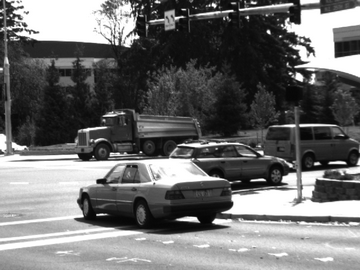
#> input picture dumptruck1_360x270.bmp, 360 x 270 px
$ python refine.py   (older library calls are emulated)
#> lines starting #> are read from the running program, lines starting #| are printed output that depends on the picture; after the words box and inside, x2 and y2 are one past the last pixel; in counts of white or black regions, pixels touching at a corner belong together; long printed decimals are rounded
import cv2
import matplotlib.pyplot as plt
import numpy as np
import math
from scipy.stats import ttest_ind
import csv

img1 = cv2.imread('dumptruck1_360x270.bmp')
#> img1 is the input picture: shape (270, 360, 3); min 2, max 255, mean 110.4
img2 = cv2.imread('dumptruck2_360x270.bmp')
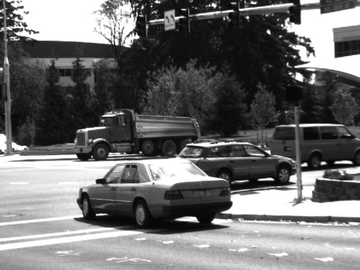
#> input picture dumptruck2_360x270.bmp, 360 x 270 px
#> img2 is the input picture: shape (270, 360, 3); min 1, max 255, mean 110.1
# img1 = cv2.imread('basketball1_360x270.bmp')
# img2 = cv2.imread('basketball2_360x270.bmp')
gray1 = cv2.cvtColor(img1, cv2.COLOR_BGR2GRAY)
gray2 = cv2.cvtColor(img2, cv2.COLOR_BGR2GRAY)

#################################################################
#                                                               #
#                      histogram specification                  #
#                                                               #
#################################################################


hist,bins = np.histogram(img1.flatten(),256,[0,256])
#> hist = 256 values, max 24426 at index 255, min 0 at index 0, mean 1139.1; bins = 257 values from 0 to 256
# plt.hist(img1.flatten(),256,[0,256], color = 'r', label = 'ori')


equ1 = cv2.equalizeHist(gray1)
equ2 = cv2.equalizeHist(gray2)

res1 = np.hstack((gray1,equ1))
res2 = np.hstack((gray2,equ2))
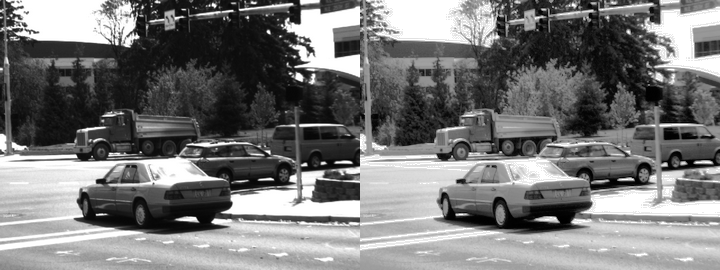
#> res2: shape (270, 720); min 0, max 255, mean 119.6
# [32 lines of commented-out code are left out]
lst=[]
for i in range(equ2.shape[0]):
    for j in range(equ2.shape[1]):
         lst.append(np.binary_repr(equ2[i][j] ,width=8)) # width = no. of bits
#> after the loop, lst = 97200 items

eight_bit_img2 = (np.array([int(i[0]) for i in lst],dtype = np.uint8) * 128).reshape(gray1.shape[0],gray1.shape[1])
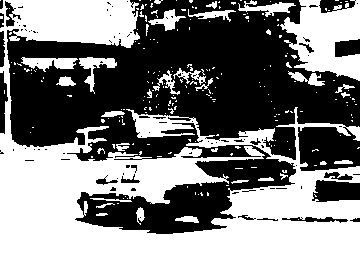
#> eight_bit_img2: shape (270, 360); values 0 (black) and 128 (white), 50.3% white; 95 black regions (75 under 20 px), largest, box (x1, y1, x2, y2) and area: (7, 0, 360, 234) 45108, (312, 180, 360, 202) 855, (335, 39, 360, 57) 373
seven_bit_img2 = (np.array([int(i[1])+255 for i in lst],dtype = np.uint8) * 64).reshape(gray1.shape[0],gray1.shape[1])
#> seven_bit_img2: shape (270, 360); values 0 (black) and 192 (white), 50% white; 339 black regions (287 under 20 px), largest, box (x1, y1, x2, y2) and area: (0, 0, 360, 270) 24732, (268, 0, 360, 167) 7143, (142, 170, 360, 239) 6647
six_bit_img = (np.array([int(i[2])+255 for i in lst],dtype = np.uint8) * 32).reshape(gray1.shape[0],gray1.shape[1])
#> six_bit_img: shape (270, 360); values 0 (black) and 224 (white), 48.4% white; 524 white regions (488 under 20 px), largest, box (x1, y1, x2, y2) and area: (0, 0, 360, 270) 42987, (332, 24, 360, 59) 569, (0, 261, 31, 270) 152
five_bit_img = (np.array([int(i[3])+255 for i in lst],dtype = np.uint8) * 16).reshape(gray1.shape[0],gray1.shape[1])
#> five_bit_img: shape (270, 360); values 0 (black) and 240 (white), 48.5% white in thin lines or dots
four_bit_img = (np.array([int(i[4])+255 for i in lst],dtype = np.uint8) * 8).reshape(gray1.shape[0],gray1.shape[1])
#> four_bit_img: shape (270, 360); values 0 (black) and 248 (white), 47.2% white in thin lines or dots
three_bit_img = (np.array([int(i[5])+255 for i in lst],dtype = np.uint8) * 4).reshape(gray1.shape[0],gray1.shape[1])
#> three_bit_img: shape (270, 360); values 0 (black) and 252 (white), 45.1% white in thin lines or dots
two_bit_img = (np.array([int(i[6])+255 for i in lst],dtype = np.uint8) * 2).reshape(gray1.shape[0],gray1.shape[1])
#> two_bit_img: shape (270, 360); values 0 (black) and 254 (white), 44.1% white in thin lines or dots
one_bit_img = (np.array([int(i[7])+255 for i in lst],dtype = np.uint8) * 1).reshape(gray1.shape[0],gray1.shape[1])
#> one_bit_img: shape (270, 360); 41.5% white in thin lines or dots

finalr = cv2.hconcat([eight_bit_img2,seven_bit_img2,six_bit_img,five_bit_img])
finalv =cv2.hconcat([four_bit_img,three_bit_img,two_bit_img,one_bit_img])

# Vertically concatenate
final = cv2.vconcat([finalr,finalv])
# cv2.imshow('o',final)
cv2.imwrite('kernal_8_slice.bmp',final)

lst=[]
for i in range(equ1.shape[0]):
    for j in range(equ1.shape[1]):
         lst.append(np.binary_repr(equ1[i][j] ,width=8)) # width = no. of bits

eight_bit_img1 = (np.array([int(i[0]) for i in lst],dtype = np.uint8) * 128).reshape(equ1.shape[0],equ1.shape[1])
#> eight_bit_img1: shape (270, 360); values 0 (black) and 128 (white), 50.1% white; 99 black regions (77 under 20 px), largest, box (x1, y1, x2, y2) and area: (7, 0, 360, 234) 42935, (298, 127, 360, 172) 2133, (312, 180, 360, 202) 859
seven_bit_img1 = (np.array([int(i[1])+255 for i in lst],dtype = np.uint8) * 64).reshape(equ1.shape[0],equ1.shape[1])
#> seven_bit_img1: shape (270, 360); values 0 (black) and 192 (white), 49.7% white; 359 white regions (318 under 20 px), largest, box (x1, y1, x2, y2) and area: (0, 0, 360, 247) 35267, (0, 242, 243, 270) 3732, (83, 234, 360, 270) 3377
six_bit_img = (np.array([int(i[2])+128 for i in lst],dtype = np.uint8) * 32).reshape(equ1.shape[0],equ1.shape[1])
#> six_bit_img: shape (270, 360); values 0 (black) and 32 (white), 51.8% white; 563 black regions (526 under 20 px), largest, box (x1, y1, x2, y2) and area: (0, 0, 360, 270) 42349, (332, 24, 360, 59) 587, (313, 215, 360, 228) 236
five_bit_img = (np.array([int(i[3])+128 for i in lst],dtype = np.uint8) * 16).reshape(equ1.shape[0],equ1.shape[1])
#> five_bit_img: shape (270, 360); values 0 (black) and 16 (white), 51.6% white; black in thin lines or dots
four_bit_img = (np.array([int(i[4])+128 for i in lst],dtype = np.uint8) * 8).reshape(equ1.shape[0],equ1.shape[1])
#> four_bit_img: shape (270, 360); values 0 (black) and 8 (white), 52.6% white; black in thin lines or dots
three_bit_img = (np.array([int(i[5])+128 for i in lst],dtype = np.uint8) * 4).reshape(equ1.shape[0],equ1.shape[1])
#> three_bit_img: shape (270, 360); values 0 (black) and 4 (white), 53.2% white; black in thin lines or dots
two_bit_img = (np.array([int(i[6])+128 for i in lst],dtype = np.uint8) * 2).reshape(equ1.shape[0],equ1.shape[1])
#> two_bit_img: shape (270, 360); values 0 (black) and 2 (white), 55.9% white; black in thin lines or dots
one_bit_img = (np.array([int(i[7])+128 for i in lst],dtype = np.uint8) * 1).reshape(equ1.shape[0],equ1.shape[1])
#> one_bit_img: shape (270, 360); values 128 (black) and 129 (white), 56.3% white; black in thin lines or dots

finalr = cv2.hconcat([eight_bit_img1,seven_bit_img1,six_bit_img,five_bit_img])
finalv =cv2.hconcat([four_bit_img,three_bit_img,two_bit_img,one_bit_img])
bruh = cv2.hconcat([seven_bit_img1,seven_bit_img2])
#> bruh: shape (270, 720); values 0 (black) and 192 (white), 49.9% white; 693 white regions (629 under 20 px), largest, box (x1, y1, x2, y2) and area: (0, 0, 720, 247) 72723, (83, 234, 720, 270) 10464, (0, 242, 243, 270) 3732
bruh_8 = cv2.hconcat([eight_bit_img1,eight_bit_img2])
#> bruh_8: shape (270, 720); values 0 (black) and 128 (white), 50.2% white; 191 black regions (151 under 20 px), largest, box (x1, y1, x2, y2) and area: (367, 0, 720, 234) 45108, (7, 0, 368, 234) 43263, (298, 127, 364, 172) 2141
# cv2.imshow('7_slicing.bmp',bruh)
# cv2.imshow('8_slicing.bmp',bruh_8)
# Vertically concatenate
final = cv2.vconcat([finalr,finalv])
# cv2.imshow('oo',final)
# cv2.imwrite('equ.bmp',final)
# cv2.waitKey(0)


#################################################################
#                                                               #
#                       Optical Flow                            #
#                                                               #
#################################################################

flow2 = cv2.calcOpticalFlowFarneback(gray1, gray2, None, 0.5, 3, 15, 3, 5, 1.2, 0)
flow = cv2.calcOpticalFlowFarneback(seven_bit_img1, seven_bit_img2, None, 0.5, 3, 15, 3, 5, 1.2, 0)

mag2, ang2 = cv2.cartToPolar(flow2[..., 0], flow2[..., 1])
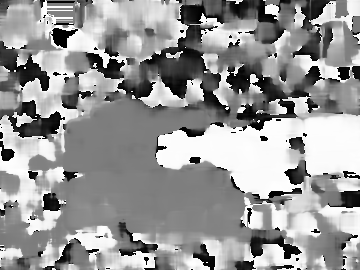
#> ang2: shape (270, 360) float32; min 4.7e-14, max 6.28, mean 3.74; drawn with min black and max white
mag, ang = cv2.cartToPolar(flow[..., 0], flow[..., 1])
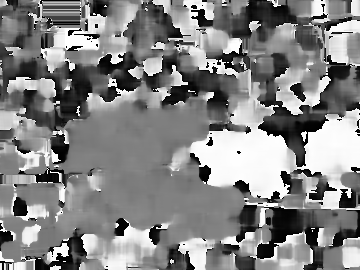
#> ang: shape (270, 360) float32; min 6.5e-18, max 6.28, mean 3.26; drawn with min black and max white


hsv = np.zeros_like(img1)
#> hsv: shape (270, 360, 3); every value is 0
hsv[..., 1] = 255
hsv[..., 0] = ang*180/np.pi/2
hsv[..., 2] = cv2.normalize(mag, None, 0, 255, cv2.NORM_MINMAX)
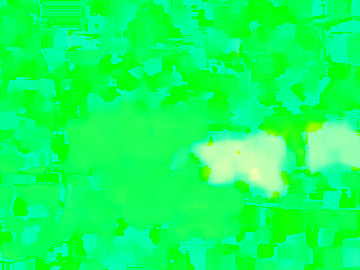
#> hsv: shape (270, 360, 3); mean B, G, R 92.9, 255, 16.1
bgr = cv2.cvtColor(hsv, cv2.COLOR_HSV2BGR)
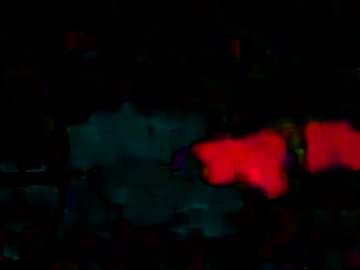
#> bgr: shape (270, 360, 3); mean B, G, R 4.9, 3.9, 11.9

# step = 9
# plt.imshow(gray1)
# plt.quiver(np.arange(0, flow.shape[1], step), np.arange( 0,flow.shape[0], step),
#            flow[::step, ::step, 0], flow[::step, ::step, 1])

# plt.legend(loc = 'best')
# plt.show()

#################################################################
#                                                               #
#                        Analysis                               #
#                                                               #
#################################################################


# plt.scatter(ang2*180/math.pi, mag2, color = 'black', alpha= 0.2, label = 'refine')
# plt.scatter(ang*180/math.pi, mag, color = 'cyan', alpha= 0.2, label = 'original')
# print(mag.flatten())
mag_flat = mag.flatten()
a = np.isfinite(mag.flatten())
for i in range(len(a)):
    if not a[i]:
        mag_flat[i] = 0
mag_flat2 = mag2.flatten()
print("mean = ",mag_flat.mean() )
#| mean =  0.6951
print("std = ",mag_flat.std() )
#| std =  1.623

a2 = np.isfinite(mag2.flatten())
for i in range(len(a)):
    if not a2[i]:
        mag_flat2[i] = 0

print("mean2 = ",mag_flat2.mean() )
#| mean2 =  0.7759
print("std2 = ",mag_flat2.std() )
#| std2 =  1.922
print(ttest_ind(mag_flat,mag_flat2))
#| TtestResult(statistic=-10.004, pvalue=1.4812854047648428e-23, df=194398.0)
# plt.scatter(mag_flat, mag_flat2, color = 'red', alpha= 0.1, label = 'original')

with open('output.csv',"a", newline='') as csvfile:
    writer = csv.writer(csvfile)
    for i in range(len(a2)):
        writer.writerow([mag_flat[i], mag_flat2[i]])
# [4 lines of commented-out code are left out]
